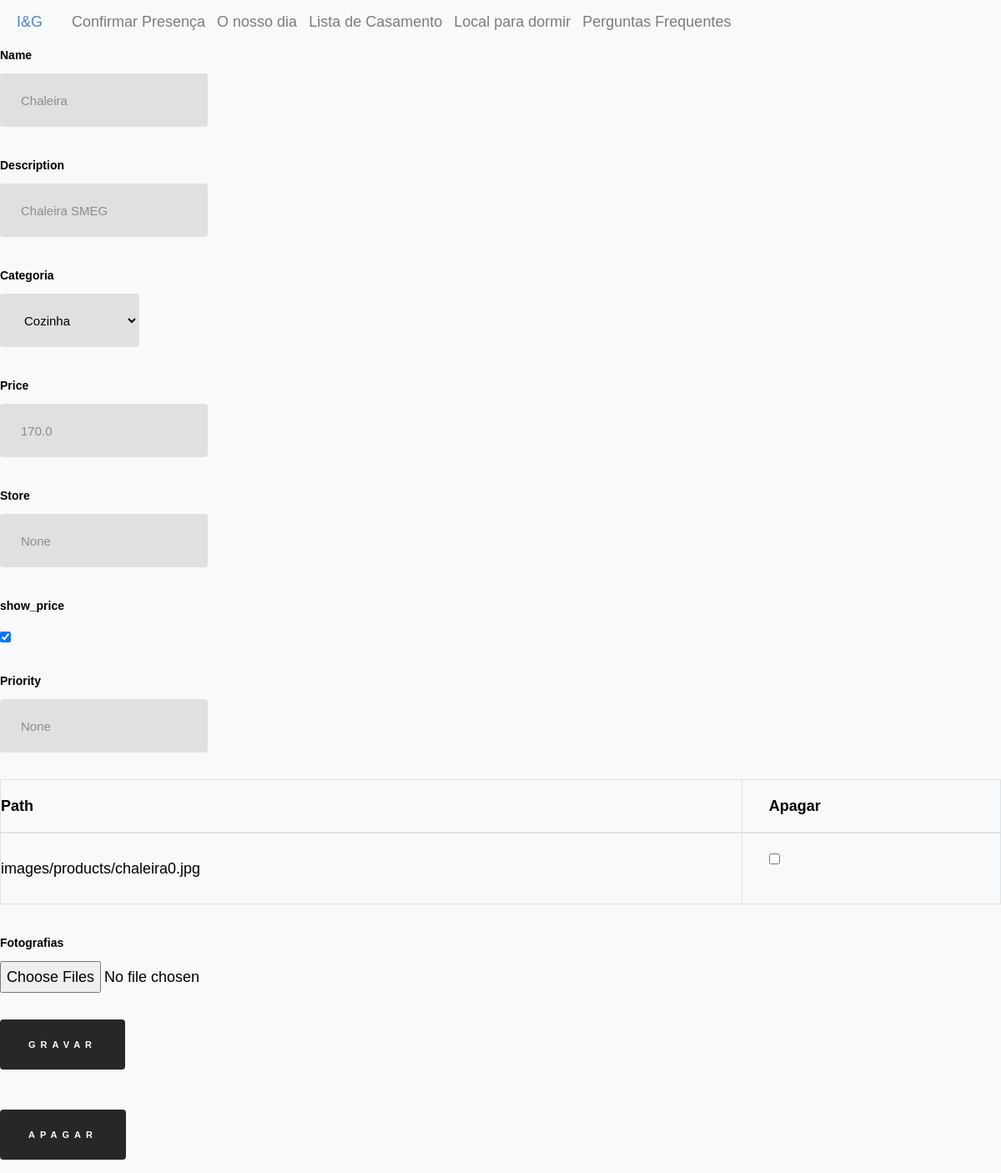
The app's page /edit/product/2, older data.
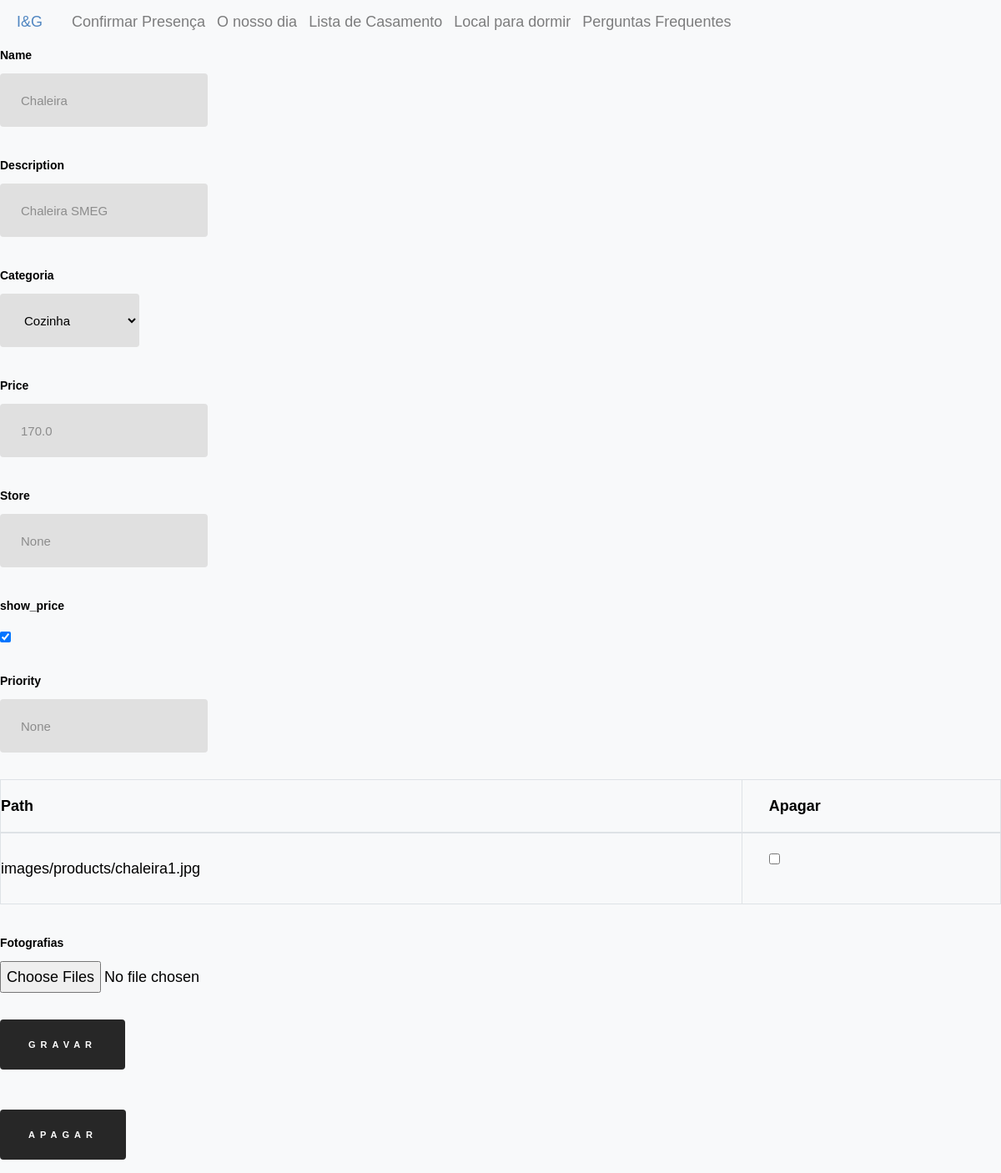
The same page, newer data.
### inesegoncalo/models/product_images.py (models this page shows)
class ProductImage(db.Model ,model.Model,model.Base):
    __tablename__ = 'product_images'
    __table_args__ = {'extend_existing': True}
    id = Column(Integer, primary_key=True)
    path = Column(Text)
    product_id = Column(Integer, ForeignKey('products.id'))
    product = relationship('Product', back_populates="images")

### inesegoncalo/modules/edit.py (the view, shortened to what this page needs)
@bp.route("/product/<product_id>", methods=("GET", "POST"))
@bp.route("/product/<product_id>/<delete>", methods=("GET", "POST"))
def product(product_id, delete=None):
    product = Product.query.filter_by(id=product_id).first()
    categories = Category.query.all()
    return render_template("edit/product.html", product=product, categories=categories)

### inesegoncalo/templates/edit/product.html (shortened to what this page needs)
{% extends 'layout.html' %}
{% block content %}
<div class="product_form_container">
    <form method="post" class="product_form"  enctype="multipart/form-data">
            <div class="product_attribute_container">
                <label for="name"> Name</label>
                <input type="text" name="name" placeholder="{{product.name}}">
            </div>
            <div class="product_attribute_container">
                <label for="description"> Description</label>
                <input type="text" name="description" placeholder="{{product.description}}">
            </div>
            <div class="product_attribute_container">
                <label for="category_id">Categoria</label>
                <select name="category_id">
                    {% for category in categories %}
                    <option value="{{ category.id }}" {{ "selected" if product.category_id == category.id }}>
                        {{ category.name }}
                    </option>
                    {% endfor %}
                </select>
            </div>
            <div class="product_attribute_container">
                <label for="price"> Price</label>
                <input type="number" name="price" placeholder="{{product.price}}">
            </div>
            <div class="product_attribute_container">
                <label for="store"> Store</label>
                <input type="text" name="store" placeholder="{{product.store}}">
            </div>
            <div class="product_attribute_container">
                <label for="show_price"> show_price</label>
                <input type="checkbox" name="show_price" {{ "checked" if product.show_price }}>
            </div>
            <div class="product_attribute_container">
                <label for="priority"> Priority</label>
                <input type="number" name="priority" placeholder="{{product.priority}}">
            </div>
            {% if product.images %}
            <table class="table-bordered">
                <thead>
                    <tr>
                        <th>Path</th>
                        <th>Apagar</th>
                    </tr>
                </thead>
                <tbody>
                    {% for image in product.images %}
                    <tr>
                        <td>{{image.path}}</td>
                        <td><input type="checkbox" name="images_to_delete" value="{{image.id}}"></td>
                    </tr>
                    {% endfor %}
                </tbody>
            </table>
            {% endif %}
            <div class="product_attribute_container">
                <label for='picture'>Fotografias </label>
                <input type="file" name="pictures" multiple>
            </div>
            <button class ="accept">Gravar</button>
        </form>
        <form method="post" action="{{url_for('edit.product',product_id=product.id,delete='delete')}}" class="product_form">
            <button class ="delete">Apagar</button>
        </form>
</div>
{% endblock %}

Row changes from the older to the newer data that the page shows:
removed ProductImage: path "images/products/chaleira0.jpg"
added ProductImage: path "images/products/chaleira1.jpg"
